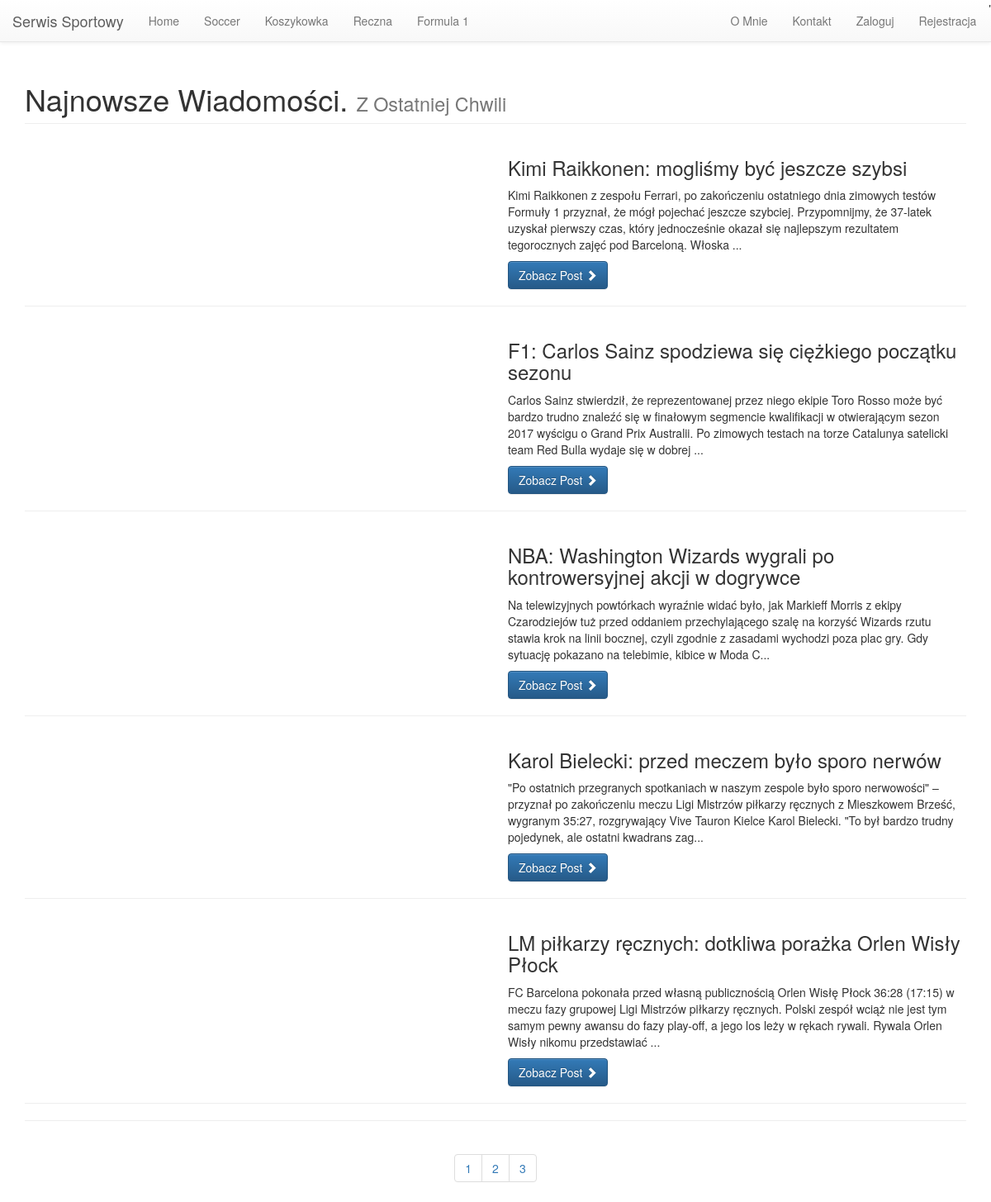
The page / on the database its author committed.
### tables this page shows
CREATE TABLE `category` (
  `c_id` int(11) NOT NULL,
  `category_name` text NOT NULL
);

CREATE TABLE `posts` (
  `id` int(11) NOT NULL,
  `title` text NOT NULL,
  `description` text NOT NULL,
  `image` text NOT NULL,
  `category` text NOT NULL,
  `status` mediumtext NOT NULL,
  `date` timestamp NOT NULL DEFAULT CURRENT_TIMESTAMP ON UPDATE CURRENT_TIMESTAMP,
  `author` text NOT NULL
);

### index.php (the view, shortened to what this page needs)
<?php
	include 'includes/db.php';
    $per_page = 5;
    if(isset($_GET['page'])){
        $page = $_GET['page'];
    } else{
        $page = 1;
    }
    $start_from = ($page-1) * $per_page;
?>
    <!DOCTYPE html>
    <html lang="pl">
    <head>
        <link href="css/bootstrap.min.css" rel="stylesheet">
        <link rel="stylesheet" href="https://maxcdn.bootstrapcdn.com/bootstrap/3.3.7/css/bootstrap.min.css">
        <link rel="stylesheet" href="https://maxcdn.bootstrapcdn.com/bootstrap/3.3.7/css/bootstrap-theme.min.css"> </head>
    <body>
        <?php include 'includes/header.php'; ?>
        <div class="container" style="margin-top:40px;">
                <div class="row">
                    <div class="col-lg-12">
                        <h1 class="page-header">Najnowsze Wiadomości.
                    <small>Z Ostatniej Chwili</small>
                </h1> </div>
                </div>
                <?php
	$sel_sql = "SELECT * FROM posts WHERE status = 'publish' ORDER BY id DESC LIMIT $start_from,$per_page";
	$run_sql = mysqli_query($conn,$sel_sql);
	while($rows = mysqli_fetch_assoc($run_sql))
		{
			echo '
			<div class="row">
				<div class="col-md-6">
					<a href="post.php?post_id='.$rows['id'].'">
						<img class="img-responsive" src="'.$rows['image'].'" alt="">
					</a>
				</div>
				<div class="col-md-6">
					<h3>'.$rows['title'].'</h3>
					<p>'.substr($rows['description'],0,300).'...</p>
					<a class="btn btn-primary" href="post.php?post_id='.$rows['id'].'">Zobacz Post
					<span class="glyphicon glyphicon-chevron-right"></span></a>
				</div>
			</div>
			<hr>';
		}
?>
                    <hr>
                    <div class="text-center">
                        <ul class="pagination">
                            <?php
                    $pagination_sql = "SELECT * FROM posts WHERE status = 'publish'";
                    $run_pagination = mysqli_query($conn, $pagination_sql);
                    $count = mysqli_num_rows($run_pagination);
                    $total_pages = ceil($count/$per_page);
                    for($i=1; $i<=$total_pages; $i++){
                        echo '<li><a href="index.php?page='.$i.'">'.$i.'</a></li>';
                    }
                ?>
                        </ul>
                    </div>
    </body>
    </html>

### includes/header.php (shortened to what this page needs)
<div class="container">
    <nav class="navbar navbar-default navbar-fixed-top">
        <div class="container-fluid">
            <div class="navbar-header">
                 <a class="navbar-brand" href="index.php">Serwis Sportowy</a> </div>
            <div class="collapse navbar-collapse" id="bs-example-navbar-collapse-1">
                <ul class="nav navbar-nav">
                    <?php
	                   $sel_cat = "SELECT * FROM category";
	                   $run_cat = mysqli_query($conn,$sel_cat);
	                       while($rows = mysqli_fetch_assoc($run_cat))
                            {
                                if(isset($_GET['cat_name']))
                            {
                                 if($_GET['cat_name'] == $rows['category_name'])
                                {
                                    $class = 'active';
                                } else
                                {
                                    $class = '';
                                }
                            }    else
                                {
                                    $class = '';
                                }
                                if($rows['category_name'] == 'home')
                                {
                                    if($_SERVER['PHP_SELF'] == 'index.php'){
                                        echo '<li class = "active"><a href="index.php">'.ucfirst($rows['category_name']).'</a></li>';
                                    }else
                                    {
                                        echo '<li class = ""><a href="index.php">'.ucfirst($rows['category_name']).'</a></li>';
                                    }
                                } else
                                {
                                    echo '<li class = "'.$class.'"><a href="menu.php? cat_id='.$rows['c_id'].'">'.ucfirst($rows['category_name']).'</a></li>';
                                }
                            }
?>
                </ul>
                <ul class="nav navbar-nav navbar-right">
                    <?php
    if (!isset($_SESSION['zalogowany']))
        {
echo<<<END
'
                    <li><a href="about.php">O Mnie</a></li>
                    <li><a href="kontakt.php">Kontakt</a></li>
					<li><a href="logowanie.php">Zaloguj</a></li>
                    <li><a href="rejestracja.php">Rejestracja</a></li>
                </ul>
                </div>
            </div>
        </nav>
      </div>
    '
END;
       }
?>

### rows shown on the page
category: category_name "Home"
category: category_name "Soccer"
category: category_name "Koszykowka"
category: category_name "Reczna"
category: category_name "Formula 1"
posts: title "Kimi Raikkonen: mogliśmy być jeszcze szybsi", description "Kimi Raikkonen z zespołu Ferrari, po zakończeniu ostatniego dnia zimowych testów Formuły 1 przyznał, że mógł pojechać jeszcze szybciej. Przypomnijmy, że 37-latek uzyskał pierwszy czas, który jednocześnie okazał się najlepszym rezultatem tegorocznych zajęć pod Barceloną. Włoska"
posts: title "F1: Carlos Sainz spodziewa się ciężkiego początku sezonu", description "Carlos Sainz stwierdził, że reprezentowanej przez niego ekipie Toro Rosso może być bardzo trudno znaleźć się w finałowym segmencie kwalifikacji w otwierającym sezon 2017 wyścigu o Grand Prix Australii. Po zimowych testach na torze Catalunya satelicki team Red Bulla wydaje się w dobrej"
posts: title "NBA: Washington Wizards wygrali po kontrowersyjnej akcji w dogrywce", description "Na telewizyjnych powtórkach wyraźnie widać było, jak Markieff Morris z ekipy Czarodziejów tuż przed oddaniem przechylającego szalę na korzyść Wizards rzutu stawia krok na linii bocznej, czyli zgodnie z zasadami wychodzi poza plac gry. Gdy sytuację pokazano na telebimie, kibice w Moda C"
posts: title "Karol Bielecki: przed meczem było sporo nerwów", description "\"Po ostatnich przegranych spotkaniach w naszym zespole było sporo nerwowości\" – przyznał po zakończeniu meczu Ligi Mistrzów piłkarzy ręcznych z Mieszkowem Brześć, wygranym 35:27, rozgrywający Vive Tauron Kielce Karol Bielecki. \"To był bardzo trudny pojedynek, ale ostatni kwadrans zag"
posts: title "LM piłkarzy ręcznych: dotkliwa porażka Orlen Wisły Płock", description "FC Barcelona pokonała przed własną publicznością Orlen Wisłę Płock 36:28 (17:15) w meczu fazy grupowej Ligi Mistrzów piłkarzy ręcznych. Polski zespół wciąż nie jest tym samym pewny awansu do fazy play-off, a jego los leży w rękach rywali. Rywala Orlen Wisły nikomu przedstawiać"
